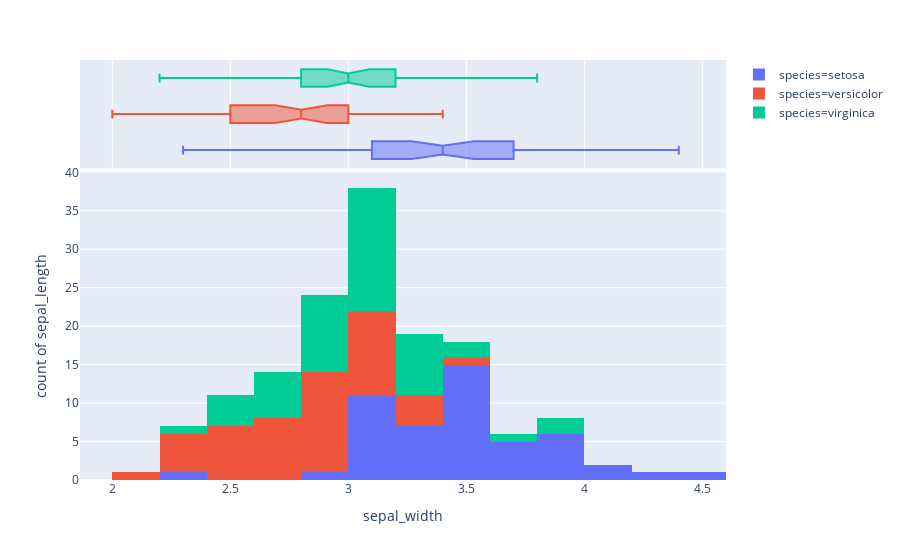

The code cell stored with this chart in its notebook:
### Markdown cell above
### Histograma

### Code cell
import plotly.express as px
df = px.data.iris()
fig = px.histogram(df, x="sepal_width", y="sepal_length", color="species",
           marginal="box")
fig.show()

### Figure 1 — Plotly figure (JSON) as saved in the notebook; plotly's stock layout.template omitted (floating-point values rounded to 4 significant figures)
{"data": [{"alignmentgroup": "True", "bingroup": "x", "hoverlabel": {"namelength": 0}, "hovertemplate": "species=setosa<br>sepal_width=%{x}<br>count of sepal_length=%{y}", "legendgroup": "species=setosa", "marker": {"color": "#636efa"}, "name": "species=setosa", "offsetgroup": "species=setosa", "orientation": "v", "showlegend": true, "type": "histogram", "x": [3.5, 3, 3.2, 3.1, 3.6, 3.9, 3.4, 3.4, 2.9, 3.1, 3.7, 3.4, 3, 3, 4, 4.4, 3.9, 3.5, 3.8, 3.8, 3.4, 3.7, 3.6, 3.3, 3.4, 3, 3.4, 3.5, 3.4, 3.2, 3.1, 3.4, 4.1, 4.2, 3.1, 3.2, 3.5, 3.1, 3, 3.4, 3.5, 2.3, 3.2, 3.5, 3.8, 3, 3.8, 3.2, 3.7, 3.3], "xaxis": "x", "y": [5.1, 4.9, 4.7, 4.6, 5, 5.4, 4.6, 5, 4.4, 4.9, 5.4, 4.8, 4.8, 4.3, 5.8, 5.7, 5.4, 5.1, 5.7, 5.1, 5.4, 5.1, 4.6, 5.1, 4.8, 5, 5, 5.2, 5.2, 4.7, 4.8, 5.4, 5.2, 5.5, 4.9, 5, 5.5, 4.9, 4.4, 5.1, 5, 4.5, 4.4, 5, 5.1, 4.8, 5.1, 4.6, 5.3, 5], "yaxis": "y"}, {"alignmentgroup": "True", "hoverlabel": {"namelength": 0}, "hovertemplate": "species=setosa<br>sepal_width=%{x}", "legendgroup": "species=setosa", "marker": {"color": "#636efa"}, "name": "species=setosa", "notched": true, "offsetgroup": "species=setosa", "showlegend": false, "type": "box", "x": [3.5, 3, 3.2, 3.1, 3.6, 3.9, 3.4, 3.4, 2.9, 3.1, 3.7, 3.4, 3, 3, 4, 4.4, 3.9, 3.5, 3.8, 3.8, 3.4, 3.7, 3.6, 3.3, 3.4, 3, 3.4, 3.5, 3.4, 3.2, 3.1, 3.4, 4.1, 4.2, 3.1, 3.2, 3.5, 3.1, 3, 3.4, 3.5, 2.3, 3.2, 3.5, 3.8, 3, 3.8, 3.2, 3.7, 3.3], "xaxis": "x2", "yaxis": "y2"}, {"alignmentgroup": "True", "bingroup": "x", "hoverlabel": {"namelength": 0}, "hovertemplate": "species=versicolor<br>sepal_width=%{x}<br>count of sepal_length=%{y}", "legendgroup": "species=versicolor", "marker": {"color": "#EF553B"}, "name": "species=versicolor", "offsetgroup": "species=versicolor", "orientation": "v", "showlegend": true, "type": "histogram", "x": [3.2, 3.2, 3.1, 2.3, 2.8, 2.8, 3.3, 2.4, 2.9, 2.7, 2, 3, 2.2, 2.9, 2.9, 3.1, 3, 2.7, 2.2, 2.5, 3.2, 2.8, 2.5, 2.8, 2.9, 3, 2.8, 3, 2.9, 2.6, 2.4, 2.4, 2.7, 2.7, 3, 3.4, 3.1, 2.3, 3, 2.5, 2.6, 3, 2.6, 2.3, 2.7, 3, 2.9, 2.9, 2.5, 2.8], "xaxis": "x", "y": [7, 6.4, 6.9, 5.5, 6.5, 5.7, 6.3, 4.9, 6.6, 5.2, 5, 5.9, 6, 6.1, 5.6, 6.7, 5.6, 5.8, 6.2, 5.6, 5.9, 6.1, 6.3, 6.1, 6.4, 6.6, 6.8, 6.7, 6, 5.7, 5.5, 5.5, 5.8, 6, 5.4, 6, 6.7, 6.3, 5.6, 5.5, 5.5, 6.1, 5.8, 5, 5.6, 5.7, 5.7, 6.2, 5.1, 5.7], "yaxis": "y"}, {"alignmentgroup": "True", "hoverlabel": {"namelength": 0}, "hovertemplate": "species=versicolor<br>sepal_width=%{x}", "legendgroup": "species=versicolor", "marker": {"color": "#EF553B"}, "name": "species=versicolor", "notched": true, "offsetgroup": "species=versicolor", "showlegend": false, "type": "box", "x": [3.2, 3.2, 3.1, 2.3, 2.8, 2.8, 3.3, 2.4, 2.9, 2.7, 2, 3, 2.2, 2.9, 2.9, 3.1, 3, 2.7, 2.2, 2.5, 3.2, 2.8, 2.5, 2.8, 2.9, 3, 2.8, 3, 2.9, 2.6, 2.4, 2.4, 2.7, 2.7, 3, 3.4, 3.1, 2.3, 3, 2.5, 2.6, 3, 2.6, 2.3, 2.7, 3, 2.9, 2.9, 2.5, 2.8], "xaxis": "x2", "yaxis": "y2"}, {"alignmentgroup": "True", "bingroup": "x", "hoverlabel": {"namelength": 0}, "hovertemplate": "species=virginica<br>sepal_width=%{x}<br>count of sepal_length=%{y}", "legendgroup": "species=virginica", "marker": {"color": "#00cc96"}, "name": "species=virginica", "offsetgroup": "species=virginica", "orientation": "v", "showlegend": true, "type": "histogram", "x": [3.3, 2.7, 3, 2.9, 3, 3, 2.5, 2.9, 2.5, 3.6, 3.2, 2.7, 3, 2.5, 2.8, 3.2, 3, 3.8, 2.6, 2.2, 3.2, 2.8, 2.8, 2.7, 3.3, 3.2, 2.8, 3, 2.8, 3, 2.8, 3.8, 2.8, 2.8, 2.6, 3, 3.4, 3.1, 3, 3.1, 3.1, 3.1, 2.7, 3.2, 3.3, 3, 2.5, 3, 3.4, 3], "xaxis": "x", "y": [6.3, 5.8, 7.1, 6.3, 6.5, 7.6, 4.9, 7.3, 6.7, 7.2, 6.5, 6.4, 6.8, 5.7, 5.8, 6.4, 6.5, 7.7, 7.7, 6, 6.9, 5.6, 7.7, 6.3, 6.7, 7.2, 6.2, 6.1, 6.4, 7.2, 7.4, 7.9, 6.4, 6.3, 6.1, 7.7, 6.3, 6.4, 6, 6.9, 6.7, 6.9, 5.8, 6.8, 6.7, 6.7, 6.3, 6.5, 6.2, 5.9], "yaxis": "y"}, {"alignmentgroup": "True", "hoverlabel": {"namelength": 0}, "hovertemplate": "species=virginica<br>sepal_width=%{x}", "legendgroup": "species=virginica", "marker": {"color": "#00cc96"}, "name": "species=virginica", "notched": true, "offsetgroup": "species=virginica", "showlegend": false, "type": "box", "x": [3.3, 2.7, 3, 2.9, 3, 3, 2.5, 2.9, 2.5, 3.6, 3.2, 2.7, 3, 2.5, 2.8, 3.2, 3, 3.8, 2.6, 2.2, 3.2, 2.8, 2.8, 2.7, 3.3, 3.2, 2.8, 3, 2.8, 3, 2.8, 3.8, 2.8, 2.8, 2.6, 3, 3.4, 3.1, 3, 3.1, 3.1, 3.1, 2.7, 3.2, 3.3, 3, 2.5, 3, 3.4, 3], "xaxis": "x2", "yaxis": "y2"}], "layout": {"barmode": "relative", "legend": {"tracegroupgap": 0}, "margin": {"t": 60}, "xaxis": {"anchor": "y", "domain": [0, 1], "title": {"text": "sepal_width"}}, "xaxis2": {"anchor": "y2", "domain": [0, 1], "matches": "x", "showgrid": true, "showticklabels": false}, "yaxis": {"anchor": "x", "domain": [0, 0.7326], "title": {"text": "count of sepal_length"}}, "yaxis2": {"anchor": "x2", "domain": [0.7426, 1], "matches": "y2", "showgrid": false, "showline": false, "showticklabels": false, "ticks": ""}}}
